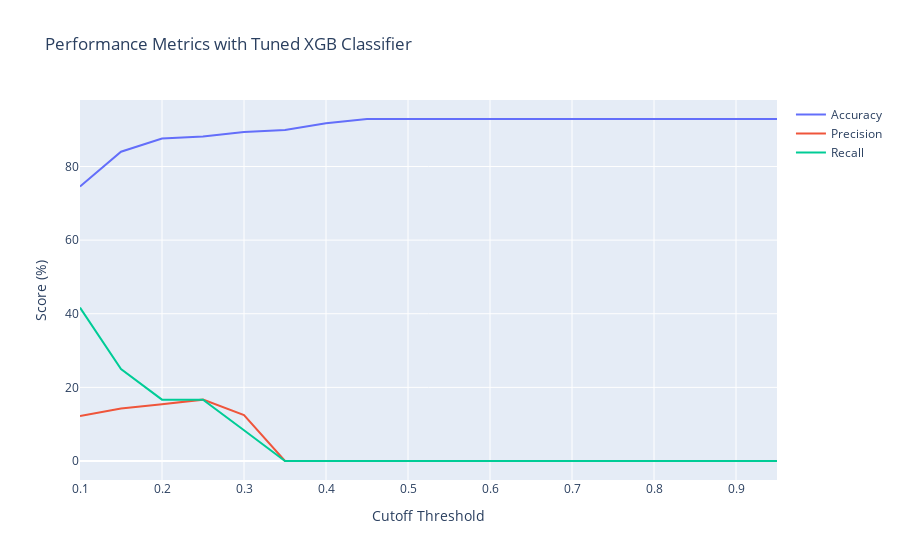

Here is the notebook cell this chart was saved with:
### Code cell
thresholds = np.arange(0.1, 1.0, 0.05)

accuracy_scores = []
precision_scores = []
recall_scores = []

score_plot = go.Figure()

for threshold in thresholds:
    # make predictions at each threshold
    y_pred = (tuned_xgb_model.predict_proba(X_test)[:, 1] > threshold).astype(int)
    
    # calculate accuracy, precision, and recall for each threshold's predictions
    accuracy = accuracy_score(y_test, y_pred)*100
    precision = precision_score(y_test, y_pred)*100
    recall = recall_score(y_test, y_pred)*100
    
    # append the scores to their respective lists
    accuracy_scores = np.append(accuracy_scores, accuracy)
    precision_scores = np.append(precision_scores, precision)
    recall_scores = np.append(recall_scores, recall)
    
score_plot.add_trace(go.Scatter(x = thresholds, y = accuracy_scores, name = 'Accuracy', mode = 'lines')) 
score_plot.add_trace(go.Scatter(x = thresholds, y = precision_scores, name = 'Precision', mode = 'lines'))
score_plot.add_trace(go.Scatter(x = thresholds, y = recall_scores, name = 'Recall', mode = 'lines'))

score_plot.update_layout(xaxis_title = 'Cutoff Threshold',
                         yaxis_title = 'Score (%)',
                         title = 'Performance Metrics with Tuned XGB Classifier')

### Figure 1 — Plotly figure (JSON) as saved in the notebook; plotly's stock layout.template omitted (floating-point values rounded to 4 significant figures)
{"data": [{"mode": "lines", "name": "Accuracy", "type": "scatter", "x": [0.1, 0.15, 0.2, 0.25, 0.3, 0.35, 0.4, 0.45, 0.5, 0.55, 0.6, 0.65, 0.7, 0.75, 0.8, 0.85, 0.9, 0.95], "y": [74.56, 84.02, 87.57, 88.17, 89.35, 89.94, 91.72, 92.9, 92.9, 92.9, 92.9, 92.9, 92.9, 92.9, 92.9, 92.9, 92.9, 92.9]}, {"mode": "lines", "name": "Precision", "type": "scatter", "x": [0.1, 0.15, 0.2, 0.25, 0.3, 0.35, 0.4, 0.45, 0.5, 0.55, 0.6, 0.65, 0.7, 0.75, 0.8, 0.85, 0.9, 0.95], "y": [12.2, 14.29, 15.38, 16.67, 12.5, 0, 0, 0, 0, 0, 0, 0, 0, 0, 0, 0, 0, 0]}, {"mode": "lines", "name": "Recall", "type": "scatter", "x": [0.1, 0.15, 0.2, 0.25, 0.3, 0.35, 0.4, 0.45, 0.5, 0.55, 0.6, 0.65, 0.7, 0.75, 0.8, 0.85, 0.9, 0.95], "y": [41.67, 25, 16.67, 16.67, 8.333, 0, 0, 0, 0, 0, 0, 0, 0, 0, 0, 0, 0, 0]}], "layout": {"title": {"text": "Performance Metrics with Tuned XGB Classifier"}, "xaxis": {"title": {"text": "Cutoff Threshold"}}, "yaxis": {"title": {"text": "Score (%)"}}}}
